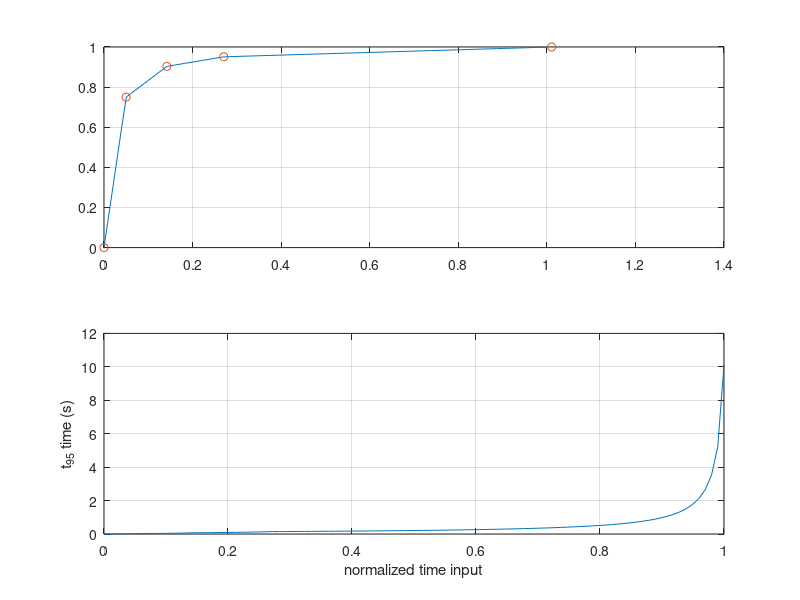

Here is the MATLAB script that generated this plot:
close all
clear all
clc

%% Settings

T_upd = 0.0024;

p_x = [0.0; 0.0500000000000; 0.1419792059627; 0.2703860378231; 1.0107343407361];
p_y = [0.0; 0.7500000000000; 0.9033872500406; 0.9509988607702; 1.0];

s = zeros(4,1);

s(1) = -(p_y(5)-p_y(4))/(p_x(5)-p_x(4));
s(2) = (p_y(2)-p_y(1))/(p_x(2)-p_x(1));
s(3) = (p_y(3)-p_y(2))/(p_x(3)-p_x(2));
s(4) = (p_y(4)-p_y(3))/(p_x(4)-p_x(3));

a = [-1,-1,-1,-1; 1,-1,-1,-1; 1,1,-1,-1; 1,1,1,-1]\s;

x = linspace(0.0, 1.0, 100)';
y = a(1)*abs(x) + a(2)*(abs(x-p_x(2))-p_x(2)) + a(3)*(abs(x-p_x(3))-p_x(3)) + a(4)*(abs(x-p_x(4))-p_x(4));

t = -3*T_upd./log(y);

subplot(2,1,1)
plot(x,y,p_x,p_y,'o')
grid on

subplot(2,1,2)
plot(x,t)
xlabel('normalized time input')
ylabel('t_{95} time (s)')
grid on

C = a(2)*(-p_x(2)) + a(3)*(-p_x(3)) + a(4)*(-p_x(4));
t_95_max = t(100);

fprintf('Update period = %2.15f\n', T_upd);
fprintf('a0            = %2.15f\n', a(1));
fprintf('a1            = %2.15f\n', a(2));
fprintf('a2            = %2.15f\n', a(3));
fprintf('a4            = %2.15f\n', a(4));
fprintf('\n');
fprintf('p0            = %2.15f\n', 0);
fprintf('p1            = %2.15f\n', p_x(2));
fprintf('p2            = %2.15f\n', p_x(3));
fprintf('p3            = %2.15f\n', p_x(4));
fprintf('\n');
fprintf('C             = %2.15f\n', C);
fprintf('\n');
fprintf('t95 max.      = %2.15f\n', t_95_max);


